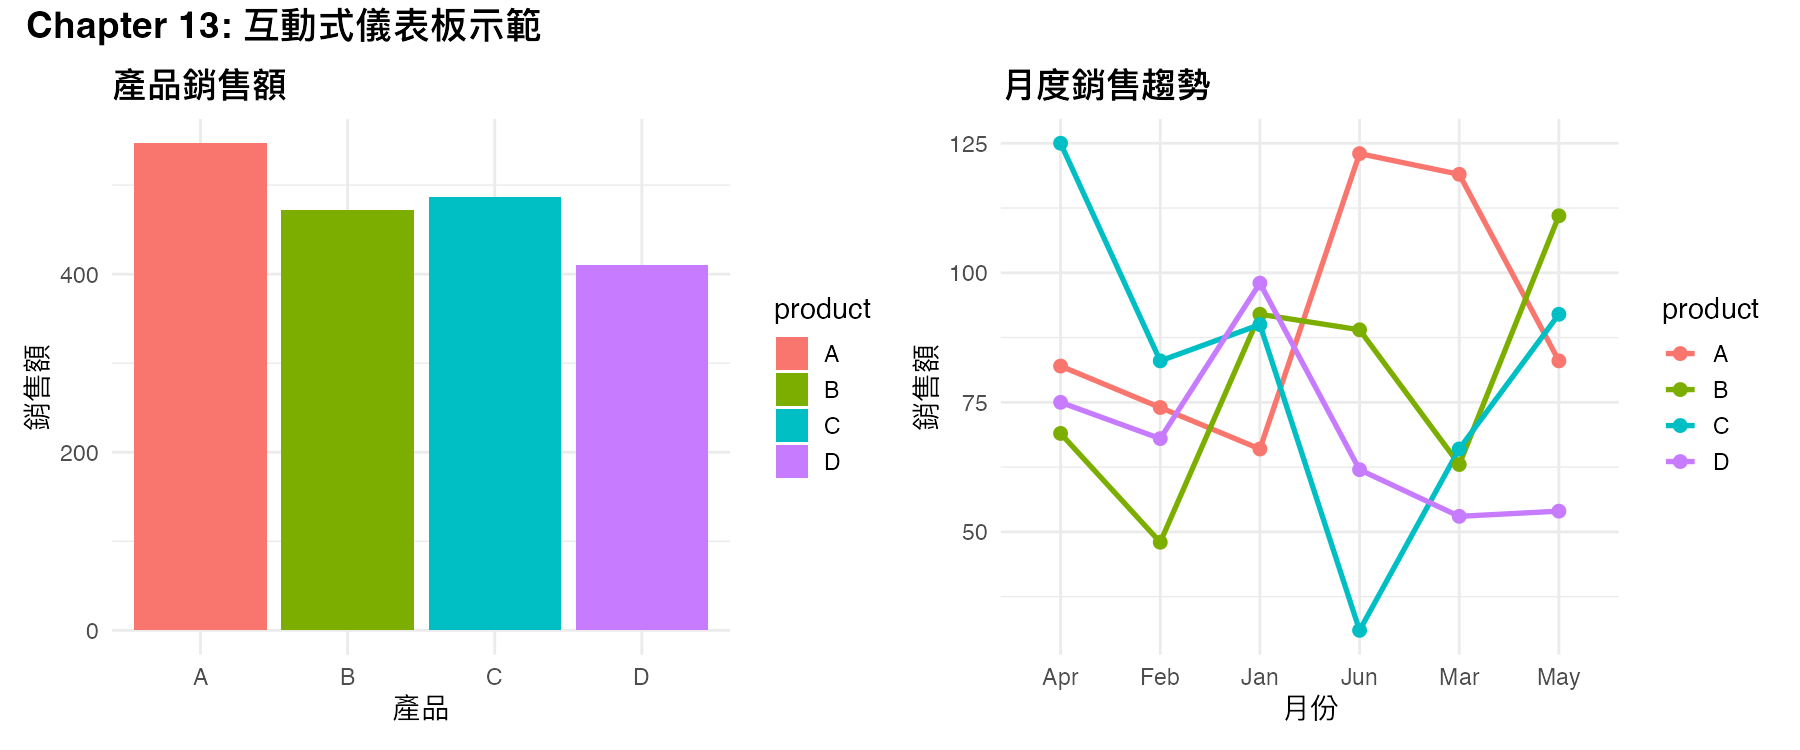

Here is the R script that generated this plot:
# Chapter 13: 互動式儀表板示範
library(ggplot2)
library(dplyr)
library(patchwork)

set.seed(123)

# 模擬銷售資料
df <- data.frame(
  month = rep(month.abb[1:6], 4),
  product = rep(c("A", "B", "C", "D"), each = 6),
  sales = round(rnorm(24, 80, 25))
)

# 長條圖
p1 <- ggplot(df, aes(x = product, y = sales, fill = product)) +
  geom_col() +
  labs(title = "產品銷售額", x = "產品", y = "銷售額") +
  theme_minimal(base_size = 14) +
  theme(plot.title = element_text(face = "bold"))

# 折線圖
p2 <- ggplot(df, aes(x = month, y = sales, group = product, color = product)) +
  geom_line(linewidth = 1.2) +
  geom_point(size = 2.5) +
  labs(title = "月度銷售趨勢", x = "月份", y = "銷售額") +
  theme_minimal(base_size = 14) +
  theme(plot.title = element_text(face = "bold"))

# 合併
final <- (p1 | p2) + 
  plot_annotation(
    title = "Chapter 13: 互動式儀表板示範",
    theme = theme(plot.title = element_text(size = 18, face = "bold"))
  )

ggsave("/Users/elvis/r-viz-site/assets/chapter13_dashboard_demo.png", 
       final, width = 12, height = 5, dpi = 150)

cat("✅ Chapter 13 儀表板 PNG 已生成\n")
